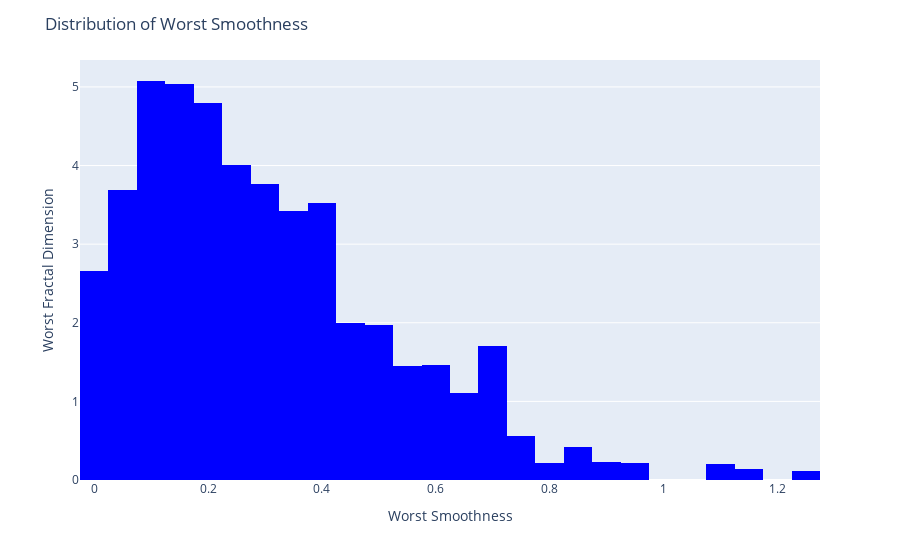

Notebook source saved alongside this figure:
### Code cell
# Visualizaion

fig = px.histogram(df,
                   x = 'worst concavity',
                   y = 'worst fractal dimension',
                   color_discrete_sequence=px.colors.sequential.Bluered)
fig.update_layout(title = "Distribution of Worst Smoothness",
                  xaxis_title = "Worst Smoothness",
                  yaxis_title = "Worst Fractal Dimension")
fig.show()

### Figure 1 — Plotly figure (JSON) as saved in the notebook; plotly's stock layout.template omitted (floating-point values rounded to 4 significant figures; data arrays with more than 128 entries replaced by an {"elided": "..."} marker saying what was removed)
{"data": [{"alignmentgroup": "True", "bingroup": "x", "histfunc": "sum", "hovertemplate": "worst concavity=%{x}<br>sum of worst fractal dimension=%{y}<extra></extra>", "legendgroup": "", "marker": {"color": "rgb(0,0,255)", "pattern": {"shape": ""}}, "name": "", "offsetgroup": "", "orientation": "v", "showlegend": false, "type": "histogram", "x": {"elided": "569 float values"}, "xaxis": "x", "y": {"elided": "569 float values"}, "yaxis": "y"}], "layout": {"barmode": "relative", "legend": {"tracegroupgap": 0}, "margin": {"t": 60}, "title": {"text": "Distribution of Worst Smoothness"}, "xaxis": {"anchor": "y", "domain": [0, 1], "title": {"text": "Worst Smoothness"}}, "yaxis": {"anchor": "x", "domain": [0, 1], "title": {"text": "Worst Fractal Dimension"}}}}
